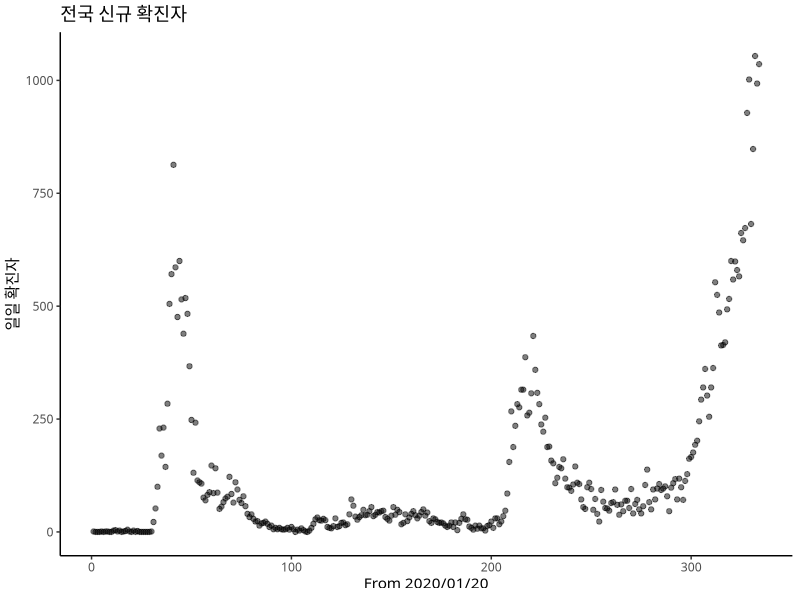
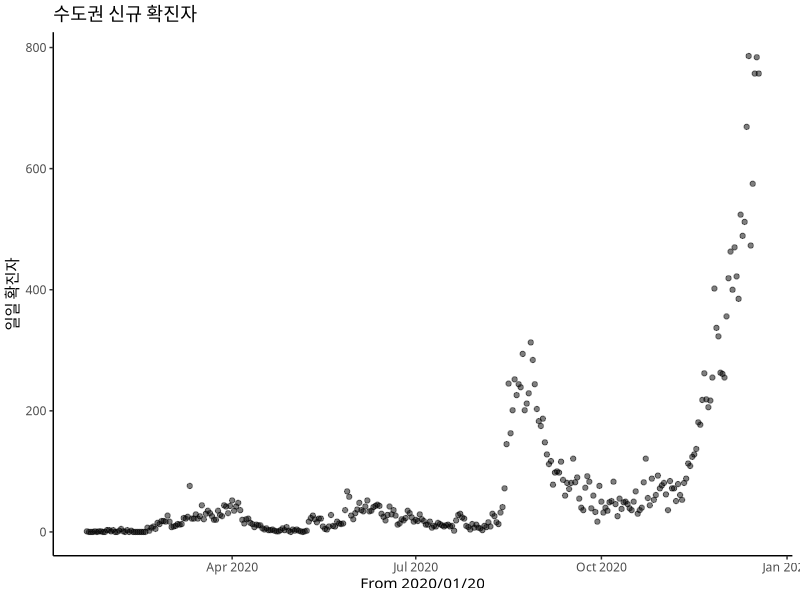
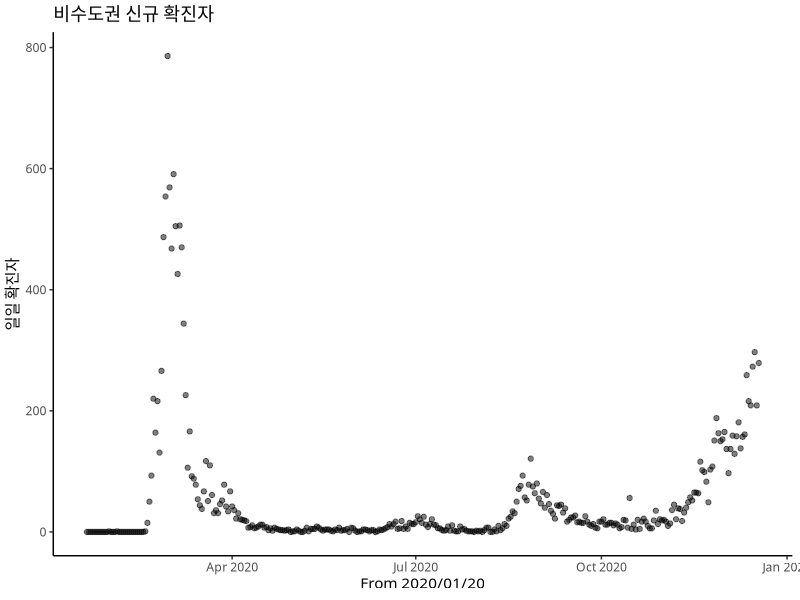
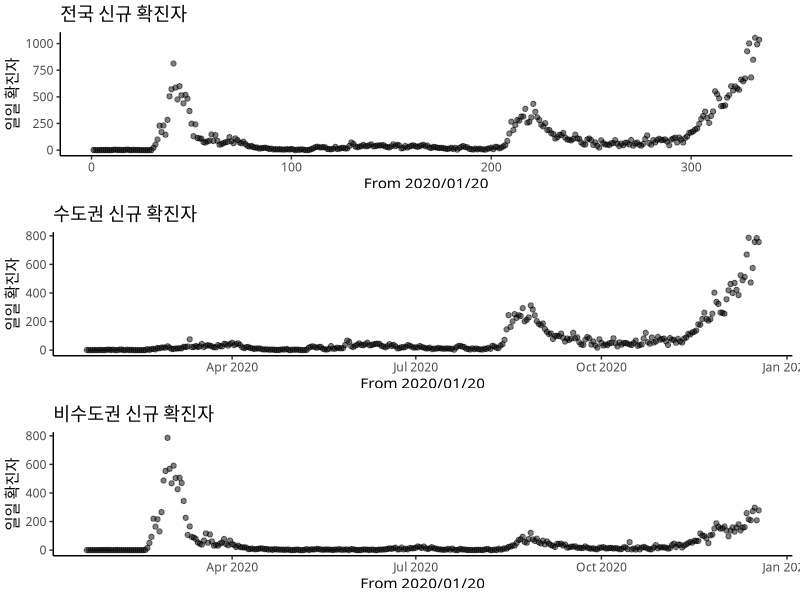
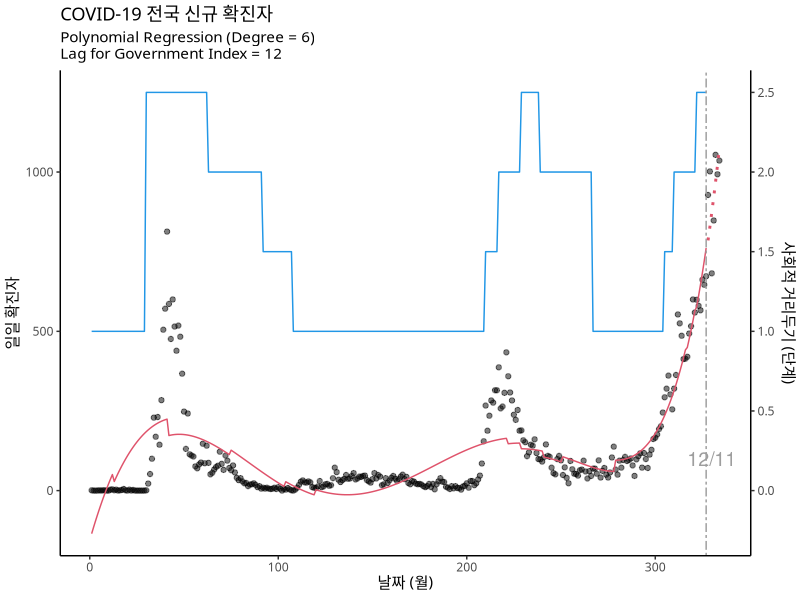
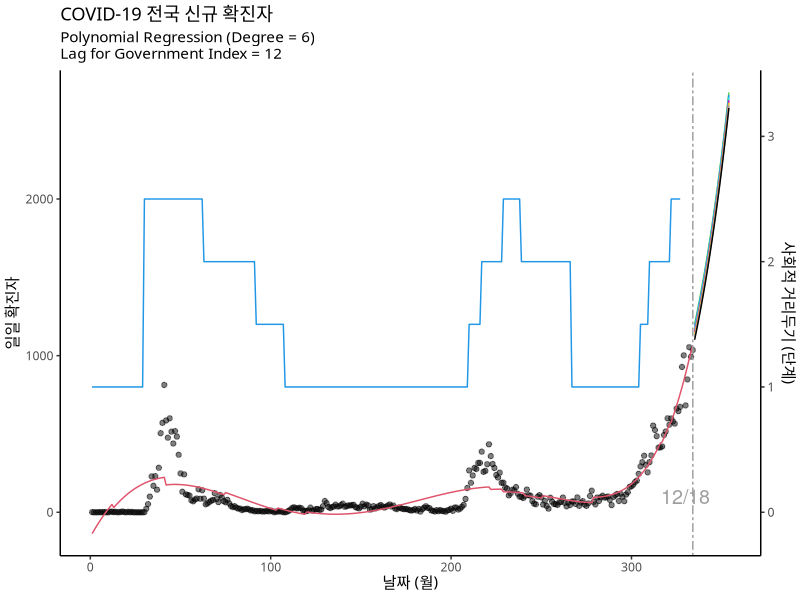
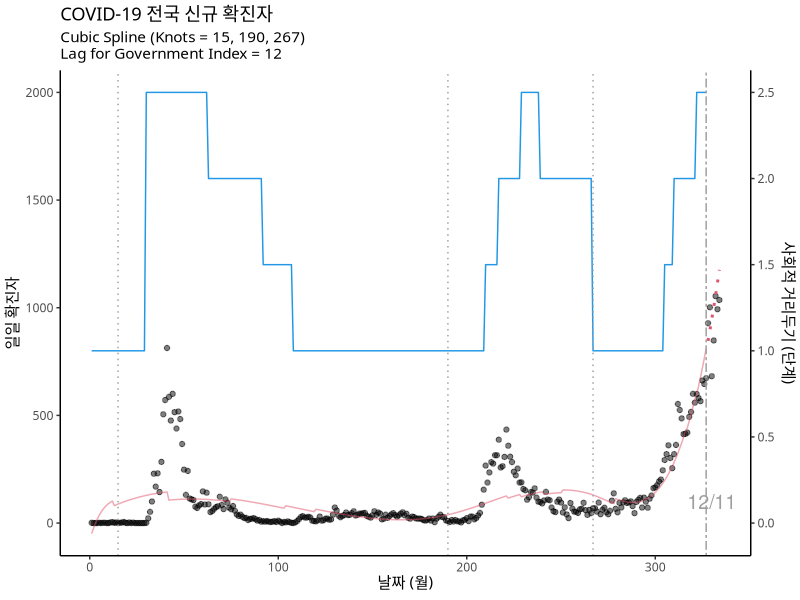
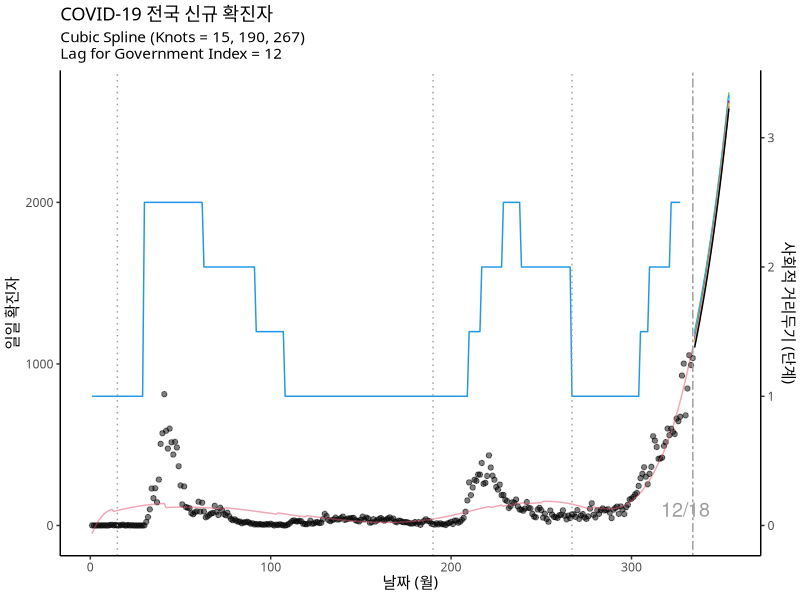

Source code (R) for these figures, in order:
library(gridExtra)
library(locfit)
library(Metrics)
library(mgcv)
library(segmented)
library(splines)
library(tidyverse)


getwd()
setwd("/Users/yeonghyeon/Documents/GitHub/COVID-19/201219_Non_Linear_Model_Korea")
covid <- read_csv("KOR_additive_measure_cluster_201218.csv",
                  locale=locale(encoding="euc-kr"))[-c(1:10),c(3,19:26)]
colnames(covid)


#### 1. Plotting ####
## 전국 일일 확진자
p1_a <- ggplot(covid) +
  geom_point(aes(Days, Domestic_DailyConfirmed), alpha=0.5) +
  theme_classic(base_family="NanumGothic") +
  labs(x="From 2020/01/20", y="일일 확진자", title="전국 신규 확진자"); p1_a

## 수도권 일일 확진자
p1_b <- ggplot(covid) +
  geom_point(aes(Date, Capital_DailyConfirmed), alpha=0.5) +
  theme_classic(base_family="NanumGothic") +
  labs(x="From 2020/01/20", y="일일 확진자", title="수도권 신규 확진자"); p1_b

## 비수도권 일일 확진자
p1_c <- ggplot(covid) +
  geom_point(aes(Date, NonCapital_DailyConfirmed), alpha=0.5) +
  theme_classic(base_family="NanumGothic") +
  labs(x="From 2020/01/20", y="일일 확진자", title="비수도권 신규 확진자"); p1_c

grid.arrange(p1_a, p1_b, p1_c)



#### 2. 전국 일일 확진자 모델링 ####
train_idx <- which(covid$Date <= "2020-12-11")
train <- covid[train_idx,]
train_gov <- train$GovernmentIndex
train_gov_lag <- lag(train_gov, 12, default=0)
# lag = 12부터 Government Index의 효과가 발동.

test_idx <- which(covid$Date > "2020-12-11")
test <- covid[test_idx,]
test_gov <- test$GovernmentIndex

total_idx <- which(covid$Date <= "2020-12-18")
total <- covid[total_idx,]
total_gov <- total$GovernmentIndex
total_gov_lag <- lag(total_gov, 12, default=0)

pred_idx <- 335:354

y_train <- train$Domestic_DailyConfirmed
y_test <- test$Domestic_DailyConfirmed
y_total <- total$Domestic_DailyConfirmed


#### 2.1. Polynomial Regression ####
fit_1_dom <- lm(y_train ~ poly(train_idx, degree=6) + poly(train_gov_lag))
fit_1_dom_pred <- lm(y_total ~ poly(total_idx, degree=6) + poly(total_gov_lag))
summary(fit_1_dom); summary(fit_1_dom_pred)
predict_1_dom <- predict(fit_1_dom, data.frame(train_idx=test_idx, train_gov_lag=test_gov))
predict_1_dom_pred_0 <- predict(fit_1_dom_pred, data.frame(total_idx=pred_idx, total_gov_lag=0))
predict_1_dom_pred_0.5 <- predict(fit_1_dom_pred, data.frame(total_idx=pred_idx, total_gov_lag=0.5))
predict_1_dom_pred_1 <- predict(fit_1_dom_pred, data.frame(total_idx=pred_idx, total_gov_lag=1))
predict_1_dom_pred_1.5 <- predict(fit_1_dom_pred, data.frame(total_idx=pred_idx, total_gov_lag=1.5))
predict_1_dom_pred_2 <- predict(fit_1_dom_pred, data.frame(total_idx=pred_idx, total_gov_lag=2))
predict_1_dom_pred_2.5 <- predict(fit_1_dom_pred, data.frame(total_idx=pred_idx, total_gov_lag=2.5))
predict_1_dom_pred_3 <- predict(fit_1_dom_pred, data.frame(total_idx=pred_idx, total_gov_lag=3))

# train / test
p2_1_dom <- ggplot() +
  geom_point(aes(train_idx, y_train), alpha=0.5) +
  geom_line(aes(train_idx, fitted(fit_1_dom)), color=2, alpha=1) +
  
  geom_line(aes(train_idx, train_gov*500), color=4) +
  scale_y_continuous(sec.axis = sec_axis(~./500, name="사회적 거리두기 (단계)"))+
  
  geom_point(aes(test_idx, y_test), alpha=0.5) +
  geom_line(aes(test_idx, predict_1_dom), color=2, size=1, linetype=3) +
  
  geom_vline(aes(xintercept=tail(train_idx,1)), color=8, linetype=6, size=0.5) + 
  
  annotate("text", x=330, y=100, label="12/11", size=5, color=8) +
  theme_classic(base_family="NanumGothic") +
  labs(x="날짜 (월)", y="일일 확진자", title="COVID-19 전국 신규 확진자",
       subtitle="Polynomial Regression (Degree = 6)\nLag for Government Index = 12"); p2_1_dom
training_rmse_1_dom <- rmse(y_train, fitted(fit_1_dom)); training_rmse_1_dom
testing_rmse_1_dom <- rmse(y_test, predict_1_dom); testing_rmse_1_dom

# predict
p2_1_dom_pred <- ggplot() +
  geom_point(aes(total_idx, y_total), alpha=0.5) +
  geom_line(aes(total_idx, fitted(fit_1_dom_pred)), color=2) +
  
  geom_line(aes(train_idx, train_gov*800), color=4) +
  scale_y_continuous(sec.axis = sec_axis(~./800, name="사회적 거리두기 (단계)"))+
  
  geom_line(aes(pred_idx, predict_1_dom_pred_0), color=3) +
  geom_line(aes(pred_idx, predict_1_dom_pred_0.5), color=4) +
  geom_line(aes(pred_idx, predict_1_dom_pred_1), color=5) +
  geom_line(aes(pred_idx, predict_1_dom_pred_1.5), color=6) +
  geom_line(aes(pred_idx, predict_1_dom_pred_2), color=7) +
  geom_line(aes(pred_idx, predict_1_dom_pred_2.5), color=8) +
  geom_line(aes(pred_idx, predict_1_dom_pred_3), color=9) +
  
  geom_vline(aes(xintercept=tail(total_idx,1)), color=8, linetype=6, size=0.5) + 
  
  annotate("text", x=330, y=100, label="12/18", size=5, color=8) +
  theme_classic(base_family="NanumGothic") +
  labs(x="날짜 (월)", y="일일 확진자", title="COVID-19 전국 신규 확진자",
       subtitle="Polynomial Regression (Degree = 6)\nLag for Government Index = 12"); p2_1_dom_pred
# 향후 20일간 (12/18일 이후) 일일 확진자 예측값
cbind(predict_1_dom_pred_0, predict_1_dom_pred_0.5, predict_1_dom_pred_1, 
      predict_1_dom_pred_1.5, predict_1_dom_pred_2, predict_1_dom_pred_2.5, predict_1_dom_pred_3)





#### 2.2. Cubic Spline ####
train_gov_lag <- lag(train_gov, 12, default=0)
total_gov_lag <- lag(total_gov, 12, default=0)

fit_2_dom <- lm(y_train ~ bs(train_idx, knots=c(15, 190, 267)) + train_gov_lag)
fit_2_dom_pred <- lm(y_total ~ bs(total_idx,  knots=c(15, 190, 267)) + total_gov_lag)
summary(fit_2_dom); summary(fit_2_dom_pred)
predict_2_dom <- predict(fit_2_dom, data.frame(train_idx=test_idx, train_gov_lag=test_gov))
predict_2_dom_pred_0 <- predict(fit_2_dom_pred, data.frame(total_idx=pred_idx, total_gov_lag=0))
predict_2_dom_pred_0.5 <- predict(fit_2_dom_pred, data.frame(total_idx=pred_idx, total_gov_lag=0.5))
predict_2_dom_pred_1 <- predict(fit_2_dom_pred, data.frame(total_idx=pred_idx, total_gov_lag=1))
predict_2_dom_pred_1.5 <- predict(fit_2_dom_pred, data.frame(total_idx=pred_idx, total_gov_lag=1.5))
predict_2_dom_pred_2 <- predict(fit_2_dom_pred, data.frame(total_idx=pred_idx, total_gov_lag=2))
predict_2_dom_pred_2.5 <- predict(fit_2_dom_pred, data.frame(total_idx=pred_idx, total_gov_lag=2.5))
predict_2_dom_pred_3 <- predict(fit_2_dom_pred, data.frame(total_idx=pred_idx, total_gov_lag=3))

# train / test
p2_2_dom <- ggplot() +
  geom_point(aes(train_idx, y_train), alpha=0.5) +
  geom_line(aes(train_idx, fitted(fit_2_dom)), color=2, alpha=0.5) +
  
  geom_point(aes(test_idx, y_test), alpha=0.5) +
  geom_line(aes(test_idx, predict_2_dom), color=2, size=1, linetype=3) +
  
  geom_line(aes(train_idx, train_gov*800), color=4) +
  scale_y_continuous(sec.axis = sec_axis(~./800, name="사회적 거리두기 (단계)"))+
  
  geom_vline(aes(xintercept=tail(train_idx,1)), color=8, linetype=6, size=0.5) + 
  geom_vline(aes(xintercept=c(15, 190, 267)), color=8, linetype=3) + 
  
  annotate("text", x=330, y=100, label="12/11", size=5, color=8) +
  theme_classic(base_family="NanumGothic") +
  labs(x="날짜 (월)", y="일일 확진자", title="COVID-19 전국 신규 확진자",
       subtitle="Cubic Spline (Knots = 15, 190, 267)\nLag for Government Index = 12"); p2_2_dom
training_rmse_2_dom <- rmse(y_train, fitted(fit_2_dom)); training_rmse_2_dom
testing_rmse_2_dom <- rmse(y_test, predict_2_dom); testing_rmse_2_dom

# predict
p2_2_dom_pred <- ggplot() +
  geom_point(aes(total_idx, y_total), alpha=0.5) +
  geom_line(aes(total_idx, fitted(fit_2_dom_pred)), color=2, alpha=0.5) +
  
  geom_line(aes(train_idx, train_gov*800), color=4) +
  scale_y_continuous(sec.axis = sec_axis(~./800, name="사회적 거리두기 (단계)")) +
  
  geom_line(aes(pred_idx, predict_1_dom_pred_0), color=3) +
  geom_line(aes(pred_idx, predict_1_dom_pred_0.5), color=4) +
  geom_line(aes(pred_idx, predict_1_dom_pred_1), color=5) +
  geom_line(aes(pred_idx, predict_1_dom_pred_1.5), color=6) +
  geom_line(aes(pred_idx, predict_1_dom_pred_2), color=7) +
  geom_line(aes(pred_idx, predict_1_dom_pred_2.5), color=8) +
  geom_line(aes(pred_idx, predict_1_dom_pred_3), color=9) +
  
  geom_vline(aes(xintercept=tail(total_idx,1)), color=8, linetype=6, size=0.5) + 
  geom_vline(aes(xintercept=c(15, 190, 267)), color=8, linetype=3) + 
  
  annotate("text", x=330, y=100, label="12/18", size=5, color=8) +
  theme_classic(base_family="NanumGothic") +
  labs(x="날짜 (월)", y="일일 확진자", title="COVID-19 전국 신규 확진자",
       subtitle="Cubic Spline (Knots = 15, 190, 267)\nLag for Government Index = 12"); p2_2_dom_pred
# 향후 20일간 (12/18일 이후) 일일 확진자 예측값
cbind(predict_2_dom_pred_0, predict_2_dom_pred_0.5, predict_2_dom_pred_1, 
      predict_2_dom_pred_1.5, predict_2_dom_pred_2, predict_2_dom_pred_2.5, predict_2_dom_pred_3)




# #### 2.3. Smoothing Spline ####
# train_gov_lag <- lag(train_gov, 12, default=0)
# total_gov_lag <- lag(total_gov, 12, default=0)
# fit_3_dom <- gam(y_train ~ s())
# 
# 
# fit_3_dom <- smooth.spline(x=train_idx, y=y_train, cv = TRUE, df=10)
# fit_3_dom_pred <- smooth.spline(x=total_idx, y=y_total, cv = TRUE, df=10)
# fit_3_dom; fit_3_dom_pred
# predict_3_dom <- predict(fit_3_dom, data.frame(train_idx=test_idx))$y[[1]]
# predict_3_dom_pred <- predict(fit_3_dom_pred, data.frame(total_idx=pred_idx))$y[[1]]
# 
# # train / test
# p2_3_dom <- ggplot() +
#   geom_point(aes(train_idx, y_train), alpha=0.5) +
#   geom_line(aes(train_idx, fitted(fit_3_dom)), color=2, alpha=0.5) +
#   
#   geom_point(aes(test_idx, y_test), alpha=0.5) +
#   geom_line(aes(test_idx, predict_3_dom), color=2, size=1, linetype=3) +
#   
#   geom_vline(aes(xintercept=tail(train_idx,1)), color=8, linetype=6, size=0.5) + 
#   
#   annotate("text", x=300, y=1000, label="12/11", size=5, color=8) +
#   theme_classic(base_family="NanumGothic") +
#   labs(x="날짜 (월)", y="일일 확진자", title="COVID-19 전국 신규 확진자",
#        subtitle="Smoothing Spline (Df = 10)"); p2_3_dom
# training_rmse_3_dom <- rmse(y_train, fitted(fit_3_dom)); training_rmse_3_dom
# testing_rmse_3_dom <- rmse(y_test, predict_3_dom); testing_rmse_3_dom
# 
# # predict
# p2_3_dom_pred <- ggplot() +
#   geom_point(aes(total_idx, y_total), alpha=0.5) +
#   geom_line(aes(total_idx, fitted(fit_3_dom_pred)), color=2, alpha=0.5) +
#   
#   geom_line(aes(pred_idx, predict_3_dom_pred), color=2, size=1, linetype=3) +
#   
#   geom_vline(aes(xintercept=tail(total_idx,1)), color=8, linetype=6, size=0.5) + 
#   
#   annotate("text", x=310, y=1200, label="12/18", size=5, color=8) +
#   theme_classic(base_family="NanumGothic") +
#   labs(x="날짜 (월)", y="일일 확진자", title="COVID-19 전국 신규 확진자",
#        subtitle="Smoothing Spline (Df = 10)"); p2_3_dom_pred
# predict_3_dom_pred
# # 향후 10일간 (12/18일 이후) 일일 확진자 예측값



#### 2.4 loess function ####
train_gov_lag <- lag(train_gov, 12, default=0)
total_gov_lag <- lag(total_gov, 12, default=0)

fit_4_dom <- locfit(y_train ~ train_idx + train_gov_lag, alpha=0.2)
fit_4_dom_pred <- locfit(y_total ~ total_idx + total_gov_lag, alpha=0.2)
summary(fit_4_dom); summary(fit_4_dom_pred)

predict_4_dom <- predict(fit_4_dom, data.frame(train_idx=test_idx, train_gov_lag=test_gov))
predict_4_dom_pred_0 <- predict(fit_4_dom_pred, data.frame(total_idx=pred_idx, total_gov_lag=0))
predict_4_dom_pred_0.5 <- predict(fit_4_dom_pred, data.frame(total_idx=pred_idx, total_gov_lag=0.5))
predict_4_dom_pred_1 <- predict(fit_4_dom_pred, data.frame(total_idx=pred_idx, total_gov_lag=1))
predict_4_dom_pred_1.5 <- predict(fit_4_dom_pred, data.frame(total_idx=pred_idx, total_gov_lag=1.5))
predict_4_dom_pred_2 <- predict(fit_4_dom_pred, data.frame(total_idx=pred_idx, total_gov_lag=2))
predict_4_dom_pred_2.5 <- predict(fit_4_dom_pred, data.frame(total_idx=pred_idx, total_gov_lag=2.5))
predict_4_dom_pred_3 <- predict(fit_4_dom_pred, data.frame(total_idx=pred_idx, total_gov_lag=3))

# train / test
p2_4_dom <- ggplot() +
  geom_point(aes(train_idx, y_train), alpha=0.5) +
  geom_line(aes(train_idx, fitted(fit_4_dom)), color=2) +
  
  geom_point(aes(test_idx, y_test), alpha=0.5) +
  geom_line(aes(test_idx, predict_4_dom), color=2, size=1, linetype=3) +
  
  geom_line(aes(train_idx, train_gov*800), color=4) +
  scale_y_continuous(sec.axis = sec_axis(~./800, name="사회적 거리두기 (단계)"))+
  
  geom_vline(aes(xintercept=tail(train_idx,1)), color=8, linetype=6, size=0.5) + 
  
  annotate("text", x=330, y=100, label="12/11", size=5, color=8) +
  theme_classic(base_family="NanumGothic") +
  labs(x="날짜 (월)", y="일일 확진자", title="COVID-19 전국 신규 확진자",
       subtitle="Local Regression (alpha = 0.2))\nLag for Government Index = 12"); p2_4_dom
training_rmse_4_dom <- rmse(y_train, fitted(fit_4_dom)); training_rmse_4_dom
testing_rmse_4_dom <- rmse(y_test, predict_4_dom); testing_rmse_4_dom

# predict
p2_4_dom_pred <- ggplot() +
  geom_point(aes(total_idx, y_total), alpha=0.5) +
  geom_line(aes(total_idx, fitted(fit_4_dom_pred)), color=2) +
  
  geom_line(aes(train_idx, train_gov*800), color=4) +
  scale_y_continuous(sec.axis = sec_axis(~./800, name="사회적 거리두기 (단계)")) +
  
  geom_line(aes(pred_idx, predict_4_dom_pred_0), color=3) +
  geom_line(aes(pred_idx, predict_4_dom_pred_0.5), color=4) +
  geom_line(aes(pred_idx, predict_4_dom_pred_1), color=5) +
  geom_line(aes(pred_idx, predict_4_dom_pred_1.5), color=6) +
  geom_line(aes(pred_idx, predict_4_dom_pred_2), color=7) +
  geom_line(aes(pred_idx, predict_4_dom_pred_2.5), color=8) +
  geom_line(aes(pred_idx, predict_4_dom_pred_3), color=9) +
  
  geom_vline(aes(xintercept=tail(total_idx,1)), color=8, linetype=6, size=0.5) + 
  geom_vline(aes(xintercept=c(15, 190, 267)), color=8, linetype=3) + 
  
  annotate("text", x=330, y=100, label="12/18", size=5, color=8) +
  theme_classic(base_family="NanumGothic") +
  labs(x="날짜 (월)", y="일일 확진자", title="COVID-19 전국 신규 확진자",
       subtitle="Local Regression (alpha = 0.2))\nLag for Government Index = 12"); p2_4_dom_pred
# 향후 20일간 (12/18일 이후) 일일 확진자 예측값
cbind(predict_4_dom_pred_0, predict_4_dom_pred_0.5, predict_4_dom_pred_1, 
      predict_4_dom_pred_1.5, predict_4_dom_pred_2, predict_4_dom_pred_2.5, predict_4_dom_pred_3)




#### 2.5. GAM ####
train_gov_lag <- lag(train_gov, 12, default=0)
total_gov_lag <- lag(total_gov, 12, default=0)

fit_5_dom <- gam(y_train ~ s(train_idx)  + ti(train_gov_lag), method="REML")
fit_5_dom_pred <- gam(y_total ~ s(total_idx) + ti(total_gov_lag), method="REML")
summary(fit_5_dom); summary(fit_5_dom_pred)

predict_5_dom <- predict(fit_5_dom, data.frame(train_idx=test_idx, train_gov_lag=test_gov))
predict_5_dom_pred_0 <- predict(fit_5_dom_pred, data.frame(total_idx=pred_idx, total_gov_lag=0))
predict_5_dom_pred_0.5 <- predict(fit_5_dom_pred, data.frame(total_idx=pred_idx, total_gov_lag=0.5))
predict_5_dom_pred_1 <- predict(fit_5_dom_pred, data.frame(total_idx=pred_idx, total_gov_lag=1))
predict_5_dom_pred_1.5 <- predict(fit_5_dom_pred, data.frame(total_idx=pred_idx, total_gov_lag=1.5))
predict_5_dom_pred_2 <- predict(fit_5_dom_pred, data.frame(total_idx=pred_idx, total_gov_lag=2))
predict_5_dom_pred_2.5 <- predict(fit_5_dom_pred, data.frame(total_idx=pred_idx, total_gov_lag=2.5))
predict_5_dom_pred_3 <- predict(fit_5_dom_pred, data.frame(total_idx=pred_idx, total_gov_lag=3))

# train / test
p2_5_dom <- ggplot() +
  geom_point(aes(train_idx, y_train), alpha=0.5) +
  geom_line(aes(train_idx, fitted(fit_5_dom)), color=2) +
  
  geom_point(aes(test_idx, y_test), alpha=0.5) +
  geom_line(aes(test_idx, predict_5_dom), color=2, size=1, linetype=3) +
  
  geom_line(aes(train_idx, train_gov*800), color=4) +
  scale_y_continuous(sec.axis = sec_axis(~./800, name="사회적 거리두기 (단계)"))+
  
  geom_vline(aes(xintercept=tail(train_idx,1)), color=8, linetype=6, size=0.5) + 
  
  annotate("text", x=330, y=100, label="12/11", size=5, color=8) +
  theme_classic(base_family="NanumGothic") +
  labs(x="날짜 (월)", y="일일 확진자", title="COVID-19 전국 신규 확진자",
       subtitle="GAM (method = `RELM`)\nLag for Government Index = 12"); p2_5_dom
training_rmse_5_dom <- rmse(y_train, fitted(fit_5_dom)); training_rmse_5_dom
testing_rmse_5_dom <- rmse(y_test, predict_5_dom); testing_rmse_5_dom

# predict
p2_5_dom_pred <- ggplot() +
  geom_point(aes(total_idx, y_total), alpha=0.5) +
  geom_line(aes(total_idx, fitted(fit_5_dom_pred)), color=2) +
  
  geom_line(aes(train_idx, train_gov*800), color=4) +
  scale_y_continuous(sec.axis = sec_axis(~./800, name="사회적 거리두기 (단계)")) +
  
  geom_line(aes(pred_idx, predict_5_dom_pred_0), color=3) +
  geom_line(aes(pred_idx, predict_5_dom_pred_0.5), color=4) +
  geom_line(aes(pred_idx, predict_5_dom_pred_1), color=5) +
  geom_line(aes(pred_idx, predict_5_dom_pred_1.5), color=6) +
  geom_line(aes(pred_idx, predict_5_dom_pred_2), color=7) +
  geom_line(aes(pred_idx, predict_5_dom_pred_2.5), color=8) +
  geom_line(aes(pred_idx, predict_5_dom_pred_3), color=9) +
  
  geom_vline(aes(xintercept=tail(total_idx,1)), color=8, linetype=6, size=0.5) + 
  geom_vline(aes(xintercept=c(15, 190, 267)), color=8, linetype=3) + 
  
  annotate("text", x=330, y=100, label="12/18", size=5, color=8) +
  theme_classic(base_family="NanumGothic") +
  labs(x="날짜 (월)", y="일일 확진자", title="COVID-19 전국 신규 확진자",
       subtitle="GAM (method = `RELM`)\nLag for Government Index = 12"); p2_5_dom_pred
# 향후 20일간 (12/18일 이후) 일일 확진자 예측값
cbind(predict_5_dom_pred_0, predict_5_dom_pred_0.5, predict_5_dom_pred_1, 
      predict_5_dom_pred_1.5, predict_5_dom_pred_2, predict_5_dom_pred_2.5, predict_5_dom_pred_3)




#### 2.6. Segmented Poisson Regression ####
train_gov_lag <- lag(train_gov, 12, default=0)
total_gov_lag <- lag(total_gov, 12, default=0)

fit_6_dom <- glm(y_train ~ log(train_idx) + train_idx + train_gov_lag, family=poisson)
fit_6_dom_pred <- glm(y_total ~ log(total_idx) + total_gov_lag + total_gov_lag, family=poisson)
summary(fit_6_dom); summary(fit_6_dom_pred)

breakpoints <- c(15, 190, 267)
y1 <- y_train[breakpoints[1]:breakpoints[2]]; y2 <- y_train[breakpoints[2]:breakpoints[3]]; y3 <- y_train[breakpoints[3]:length(y_train)]
train_idx1 <- train_idx[breakpoints[1]:breakpoints[2]]; train_idx2 <- train_idx[breakpoints[2]:breakpoints[3]]; train_idx3 <- train_idx[breakpoints[3]:length(y_train)]
train_gov_lag1 <- train_gov_lag[breakpoints[1]:breakpoints[2]]; train_gov_lag2 <- train_gov_lag[breakpoints[2]:breakpoints[3]]; train_gov_lag3 <- train_gov_lag[breakpoints[3]:length(y_train)]
fit_6_dom1 <- glm(y1 ~ log(train_idx1) + train_idx1 + train_gov_lag1, family=poisson)
fit_6_dom2 <- glm(y2 ~ log(train_idx2) + train_idx2 + train_gov_lag2, family=poisson)
fit_6_dom3 <- glm(y3 ~ log(train_idx3) + train_idx3 + train_gov_lag3, family=poisson)

y_total1 <- y_total[breakpoints[1]:breakpoints[2]]; y_total2 <- y_total[breakpoints[2]:breakpoints[3]]; y_total3 <- y_total[breakpoints[3]:length(y_train)]
total_idx1 <- total_idx[breakpoints[1]:breakpoints[2]]; total_idx2 <- total_idx[breakpoints[2]:breakpoints[3]]; total_idx3 <- total_idx[breakpoints[3]:length(y_train)]
total_gov_lag1 <- total_gov_lag[breakpoints[1]:breakpoints[2]]; total_gov_lag2 <- total_gov_lag[breakpoints[2]:breakpoints[3]]; total_gov_lag3 <- total_gov_lag[breakpoints[3]:length(y_train)]
fit_6_dom_pred1 <- glm(y_total1 ~ log(total_idx1) + total_idx1 + total_gov_lag1, family=poisson)
fit_6_dom_pred2 <- glm(y_total2 ~ log(total_idx2) + total_idx2 + total_gov_lag2, family=poisson)
fit_6_dom_pred3 <- glm(y_total3 ~ log(total_idx3) + total_idx3 + total_gov_lag3, family=poisson)

predict_6_dom <- exp(predict(fit_6_dom3, data.frame(train_idx3=test_idx, train_gov_lag3=test_gov)))
predict_6_dom_pred_0 <- exp(predict(fit_6_dom_pred3, data.frame(total_idx3=pred_idx, total_gov_lag3=0)))
predict_6_dom_pred_0.5 <- exp(predict(fit_6_dom_pred3, data.frame(total_idx3=pred_idx, total_gov_lag3=0.5)))
predict_6_dom_pred_1 <- exp(predict(fit_6_dom_pred3, data.frame(total_idx3=pred_idx, total_gov_lag3=1)))
predict_6_dom_pred_1.5 <- exp(predict(fit_6_dom_pred3, data.frame(total_idx3=pred_idx, total_gov_lag3=1.5)))
predict_6_dom_pred_2 <- exp(predict(fit_6_dom_pred3, data.frame(total_idx3=pred_idx, total_gov_lag3=2)))
predict_6_dom_pred_2.5 <- exp(predict(fit_6_dom_pred3, data.frame(total_idx3=pred_idx, total_gov_lag3=2.5)))
predict_6_dom_pred_3 <- exp(predict(fit_6_dom_pred3, data.frame(total_idx3=pred_idx, total_gov_lag3=3)))

# train / test
p2_6_dom <- ggplot() +
  geom_point(aes(train_idx, y_train), alpha=0.5) +
  geom_line(aes(train_idx1, fitted(fit_6_dom1)), color=2) +
  geom_line(aes(train_idx2, fitted(fit_6_dom2)), color=2) +
  geom_line(aes(train_idx3, fitted(fit_6_dom3)), color=2) +
  
  geom_point(aes(test_idx, y_test), alpha=0.5) +
  geom_line(aes(test_idx, predict_6_dom), color=2, size=1, linetype=3) +
  
  geom_line(aes(train_idx, train_gov*800), color=4) +
  scale_y_continuous(sec.axis = sec_axis(~./800, name="사회적 거리두기 (단계)"))+
  
  geom_vline(aes(xintercept=tail(train_idx,1)), color=8, linetype=6, size=0.5) + 
  geom_vline(aes(xintercept=c(15, 190, 267)), color=8, linetype=3) + 
  
  annotate("text", x=330, y=100, label="12/11", size=5, color=8) +
  theme_classic(base_family="NanumGothic") +
  labs(x="날짜 (월)", y="일일 확진자", title="COVID-19 전국 신규 확진자",
       subtitle="Segmented Poisson (Breakpoint = 15, 190, 267)\nLag for Government Index = 12"); p2_6_dom
training_rmse_6_dom <- rmse(y_train, fitted(fit_6_dom)); training_rmse_6_dom
testing_rmse_6_dom <- rmse(y_test, predict_6_dom); testing_rmse_6_dom

# predict
p2_6_dom_pred <- ggplot() +
  geom_point(aes(total_idx, y_total), alpha=0.5) +
  geom_line(aes(total_idx1, fitted(fit_6_dom_pred1)), color=2) +
  geom_line(aes(total_idx2, fitted(fit_6_dom_pred2)), color=2) +
  geom_line(aes(total_idx3, fitted(fit_6_dom_pred3)), color=2) +
  
  geom_line(aes(train_idx, train_gov*7000), color=4) +
  scale_y_continuous(sec.axis = sec_axis(~./7000, name="사회적 거리두기 (단계)")) +
  
  geom_line(aes(pred_idx, predict_6_dom_pred_0), color=3) +
  geom_line(aes(pred_idx, predict_6_dom_pred_0.5), color=4) +
  geom_line(aes(pred_idx, predict_6_dom_pred_1), color=5) +
  geom_line(aes(pred_idx, predict_6_dom_pred_1.5), color=6) +
  geom_line(aes(pred_idx, predict_6_dom_pred_2), color=7) +
  geom_line(aes(pred_idx, predict_6_dom_pred_2.5), color=8) +
  geom_line(aes(pred_idx, predict_6_dom_pred_3), color=9) +
  
  geom_vline(aes(xintercept=tail(total_idx,1)), color=8, linetype=6, size=0.5) + 
  geom_vline(aes(xintercept=c(15, 190, 267)), color=8, linetype=3) + 
  
  annotate("text", x=330, y=100, label="12/18", size=5, color=8) +
  theme_classic(base_family="NanumGothic") +
  labs(x="날짜 (월)", y="일일 확진자", title="COVID-19 전국 신규 확진자",
       subtitle="Segmented Poisson (Breakpoint = 15, 190, 267)\nLag for Government Index = 12"); p2_6_dom_pred
# 향후 20일간 (12/18일 이후) 일일 확진자 예측값
cbind(predict_6_dom_pred_0, predict_6_dom_pred_0.5, predict_6_dom_pred_1, 
      predict_6_dom_pred_1.5, predict_6_dom_pred_2, predict_6_dom_pred_2.5, predict_6_dom_pred_3)
